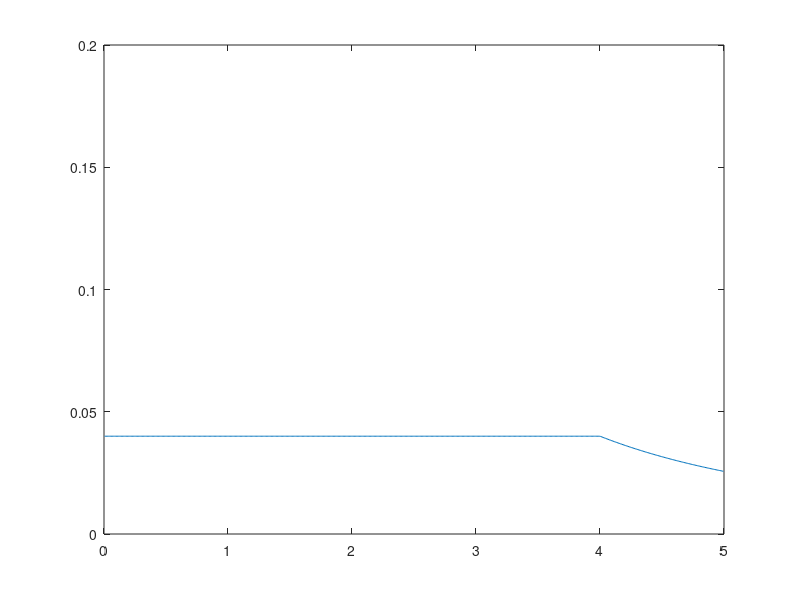

Recreate this plot in MATLAB. (Note: this script raises an error after producing the figure.)
% Paramaters to set up the initial conditions and solver.
p0 = 0.02;
x0 = 4;
a0 = 5;
dx = 0.01;
dt = 0.001;
n = 30000;

% Cell boundries
x = (0:dx:a0).';
xo2 = x ./ 2;
% Cell midpoints
xm = x(2:end) - dx/2;

% Creates the initial condition vectors, first the outside case, the the inside
% case.
a1 = (x0 / a0 ./ xm) .^ 2;
b1 = -asin(sqrt(8*pi*p0/3*x0^3 ./ xm .^ 3 - a1));

a1(xm < x0) = a0 ^ -2;
b1(xm < x0) = -asin(sqrt(8*pi*p0/3 - a0 ^ -2));

plotf = @(a,b) a;

d = plotf(a1, b1);
p = plot(xm, d);
xlim([0, a0]);
ylim([0, 0.2]);

for i = 1:n

    [a2,b2] = solverStep(a1, b1, x0, dx, dt, x, xo2);

    try
        p.YData = plotf(a2, b2);
        drawnow limitrate;
    catch e
        if e.identifier == "MATLAB:class:InvalidHandle"
            warning("Not able to update plot, assumed that user ended early.");
            break
        else
            rethrow(e);
        end
    end

    a1 = a2;
    b1 = b2;

end
